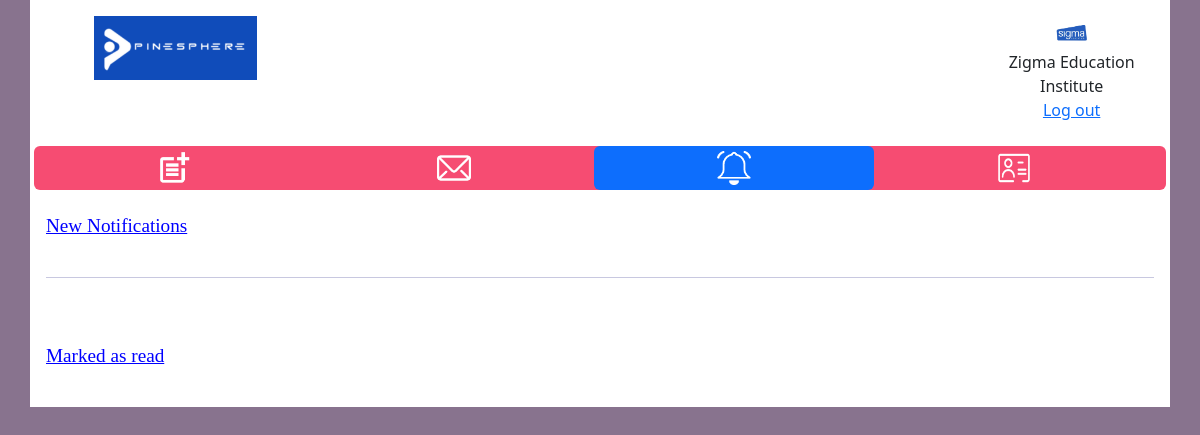
The page /comnotifications/bb7fc1cd-ca47-490c-82df-971807912d04/ on the database as committed earlier.
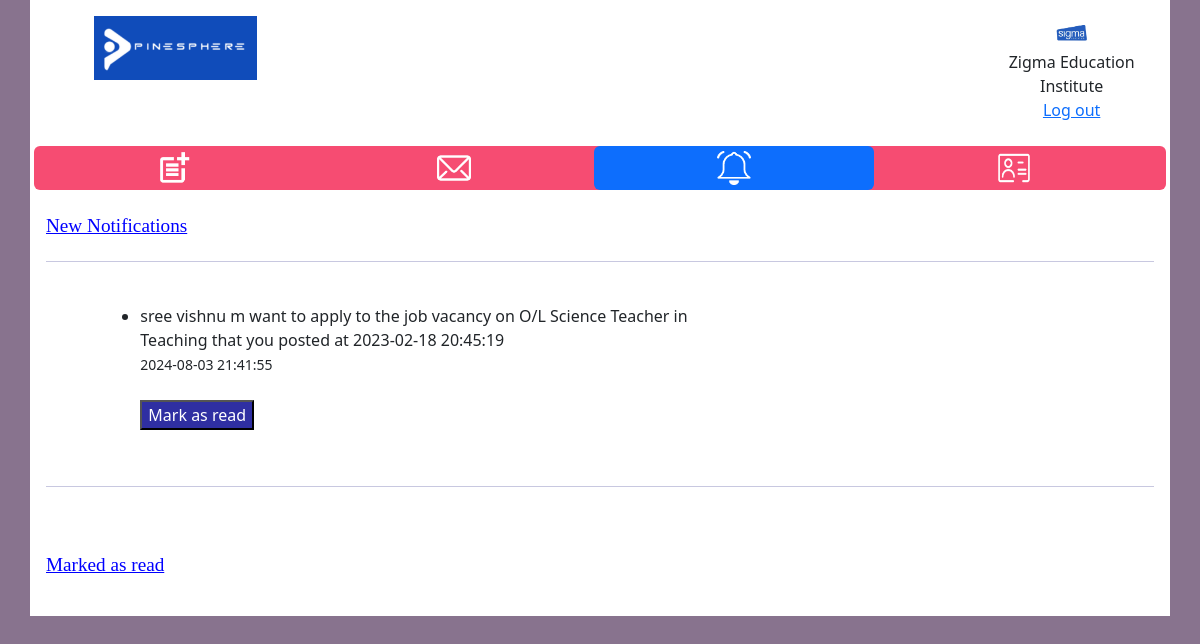
The same page on the database as committed later.
### WorkplaceApp/models.py (models this page shows)
class ComNotification(models.Model):
    ComNotificationId = models.UUIDField(default=uuid.uuid4, primary_key=True, editable=False, unique=True)
    notification = models.TextField(blank=True, null=True)
    company = models.ForeignKey(companyDataTable, on_delete=models.CASCADE, null=True, blank=True)
    createtimestamp = models.CharField(max_length=30, blank=True, null=True)
    MarkAsRead = models.CharField(max_length=5,blank=True, null=True)

### WorkplaceApp/views.py (the view)
# urls.py: path('comnotifications/<str:comid>/', views.ComNotifications, name="ComNotifications"),
def ComNotifications(request, comid):
    comdb = companyDataTable.objects.get(comid=comid)
    newNotifications = ComNotification.objects.filter(company=comdb,MarkAsRead='0')
    oldNotifications = ComNotification.objects.filter(company=comdb,MarkAsRead='1')
    return render(request, "company/comnotification.html",{'comdb':comdb,'newNotifications':newNotifications, 'oldNotifications':oldNotifications})

### template/company/comnotification.html (shortened to what this page needs)
<!DOCTYPE html>
<html>
	<head>
		{% load static %}
		<link href="https://cdn.jsdelivr.net/npm/bootstrap@5.2.3/dist/css/bootstrap.min.css" rel="stylesheet">
		  <link href="{% static 'css/style.css' %} " rel="stylesheet">
	</head>
<body style="background-color: #88738E;">
		<div class="container p-3" style="background-color: #ffffff;">
			<div class="row header">
				<div class="col-3 col-sm-3">
				<img src="{% static 'images/logointern.png' %}" alt="Company Logo" style=" height: 64px; width: auto;" class="companyLogo">
				</div>
				<div class="col-7 col-sm-7">
				</div>
				<div class="col-2 col-sm-2">
				<img src="{{comdb.profilepic.url}}" alt="User Icon" style="width: 34px; height: 34px;" class="usericon rounded-pill "><br>{{comdb.companyname}}<br><a href="{% url 'logout' %}">Log out</a>
				</div>
			</div>
			<br>
			<div class="row sticky">
			  <ul class="nav nav-pills nav-justified navbarclr">
			    <li class="nav-item">
			      <a class="nav-link" href="{% url 'addpost' comdb.comid %}"> <img src="{% static 'images/icon/addpost.png' %}" alt="Add Posts" style="width: 34px; height: 34px;" class="btnicon"> </a>
			    </li>
			    <li class="nav-item">
			      <a class="nav-link" href="{% url 'commsg' comdb.comid %}"><img src="{% static 'images/icon/msgwhite.png' %}" alt="Messages" style="width: 34px; height: 34px;" class="btnicon"></a>
			    </li>
			    <li class="nav-item">
			      <a class="nav-link active" href="{% url 'ComNotifications' comdb.comid %}"><img src="{% static 'images/icon/notificationwhite.png' %}" alt="Notifications" style="width: 34px; height: 34px;" class="btnicon"></a>
			    </li>
			    <li class="nav-item">
			      <a class="nav-link" href="{% url 'mypost' comdb.comid %}"><img src="{% static 'images/icon/mypost.png' %}" alt="My Posts" style="width: 34px; height: 34px;" class="btnicon"></a>
			    </li>
			  </ul>
			</div>
    <br>
			<div class="row" id="newNotifications">
				<h1 style="color:blue; font-family: verdana; font-size: 120%;"><u> New Notifications</u></h1>
				<ul>
				{% for i in newNotifications %}
				<hr style="color:#242582; height:3px;">
				<div class="row">
					<div class="col-1 col-sm-1"></div>
						<div class="col-10 col-sm-10 notibody" >
							<br>
							<div class="singlenotification"  style="float: left; width: 60%">
								<div class="notitext">
									<li>
									{{ i.notification }}
									<br><small>{{ i.createtimestamp }}</small><br>
									<br>
									<a href="{% url 'markasreadCom' comdb.comid i.ComNotificationId %}"> <button class="removenotification">Mark as read</button></a>
								</li>
								</div><br>
							</div>
						</div>
					<div class="col-1 col-sm-1"></div>
				</div>
				{% endfor %}
			</ul>
			</div>
			<hr style="color:#242582; height:3px;">
			<br><br>
			<div class="row" id="oldNotifications">
				<h1 style="color:blue; font-family: verdana; font-size: 120%;"><u>Marked as read</u> </h1>
			</div>
		</div>
</body>
</html>

Rows that differ between the two databases and show on the page:
added ComNotification: notification "sree vishnu m want to apply to the job vacancy on O/L Science Teacher in Teaching that you posted at 2023-02-18 20:45:19", createtimestamp "2024-08-03 21:41:55"
